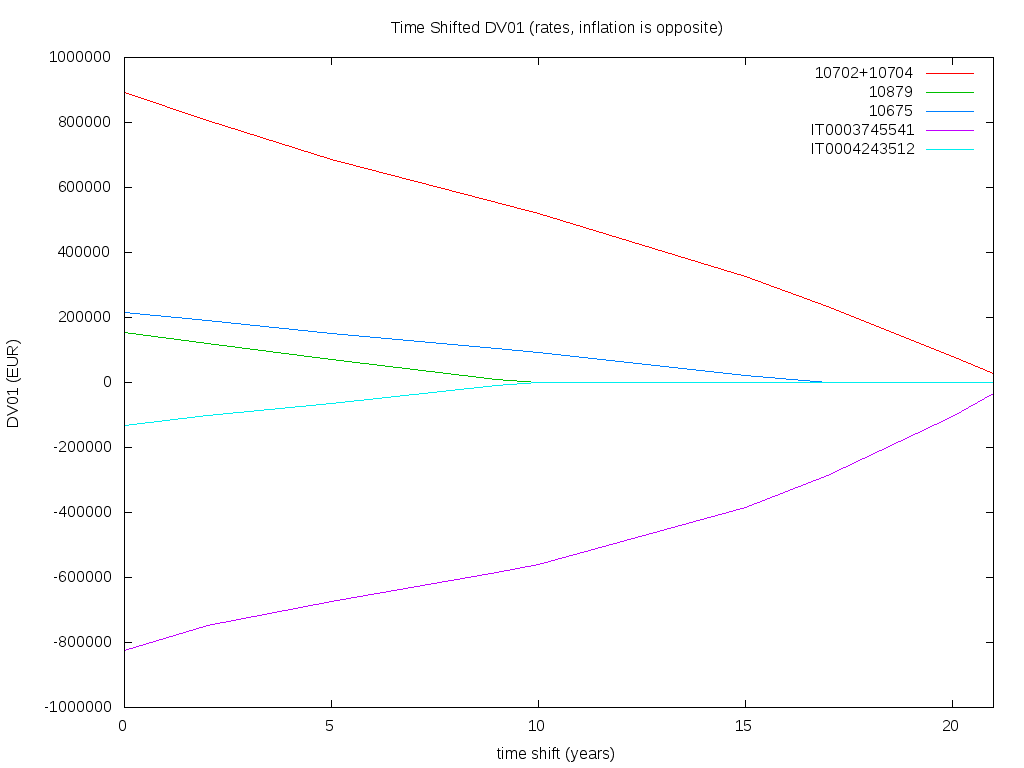

Write gnuplot code to recreate this figure.
set xrange [0:21]
set yrange [*:*]
set format x "%.0f"
set format y "%.0f"
set xlabel "time shift (years)"
set ylabel "DV01 (EUR)"
set title "Time Shifted DV01 (rates, inflation is opposite)"
set key default
plot "cpi_single.dat" using 1:(2*$7) with lines title "10702+10704", "cpi_single.dat" using 1:8 with lines title "10879", "cpi_single.dat" using 1:9 with lines title "10675", "cpi_single.dat" using 1:10 with lines title "IT0003745541", "cpi_single.dat" using 1:11 with lines title "IT0004243512"
